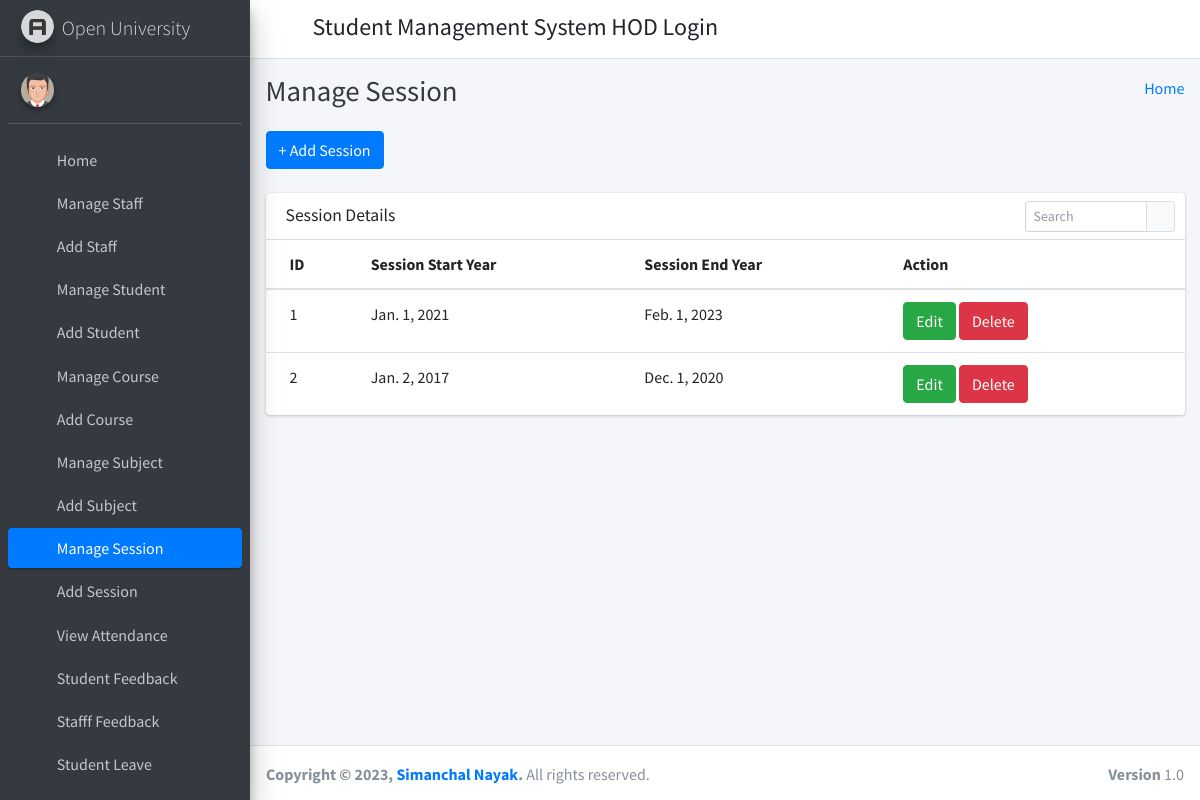
The page /manage_session/ on the database its author committed.
### student_management_app/models.py (models this page shows)
class SessionYearModel(models.Model):
    id = models.AutoField(primary_key=True)
    session_start_year = models.DateField()
    session_end_year = models.DateField()
    objects = models.Manager()

### student_management_app/HodViews.py (the view)
# urls.py: path('manage_session/', HodViews.manage_session, name="manage_session"),
def manage_session(request):
    session_years = SessionYearModel.objects.all()
    context = {
        "session_years": session_years
    }
    return render(request, "hod_template/manage_session_template.html", context)

### student_management_app/templates/hod_template/manage_session_template.html (shortened to what this page needs)
{% extends 'hod_template/base_template.html' %}
{% block page_title %}
    Manage Session
{% endblock page_title %}
{% block main_content %}
{% load static %}
<section class="content">
        <div class="container-fluid">
            <a class="btn btn-primary" href="{% url 'add_session' %}" role="button">+ Add Session</a> <br/>&nbsp;
            <div class="row">
                <div class="col-md-12">
                    <div class="card">
                        <div class="card-header">
                            <h3 class="card-title">Session Details</h3>
                            <div class="card-tools">
                            <div class="input-group input-group-sm" style="width: 150px;">
                                <input type="text" name="table_search" class="form-control float-right" placeholder="Search">
                                <div class="input-group-append">
                                <button type="submit" class="btn btn-default"><i class="fas fa-search"></i></button>
                                </div>
                            </div>
                            </div>
                        </div>
                        <div class="card-body table-responsive p-0">
                            <table class="table table-hover text-nowrap">
                            <thead>
                                <tr>
                                <th>ID</th>
                                <th>Session Start Year</th>
                                <th>Session End Year</th>
                                <th>Action</th>
                                </tr>
                            </thead>
                            <tbody>
                                {% for session_year in session_years %}
                                <tr>
                                <td>{{ session_year.id }}</td>
                                <td>{{ session_year.session_start_year }}</td>
                                <td>{{ session_year.session_end_year }}</td>
                                <td>
                                    <a href="{% url 'edit_session' session_year.id %}" class="btn btn-success">Edit</a>
                                    <a href="{% url 'delete_session' session_year.id %}" class="btn btn-danger">Delete</a>
                                </td>
                                </tr>
                                {% endfor %}
                            </tbody>
                            </table>
                        </div>
                        </div>
                </div>
            </div>
        </div>
      </section>
  {% endblock main_content %}

### rows shown on the page
SessionYearModel: id "1", session_start_year "Jan. 1, 2021", session_end_year "Feb. 1, 2023"
SessionYearModel: id "2", session_start_year "Jan. 2, 2017", session_end_year "Dec. 1, 2020"
